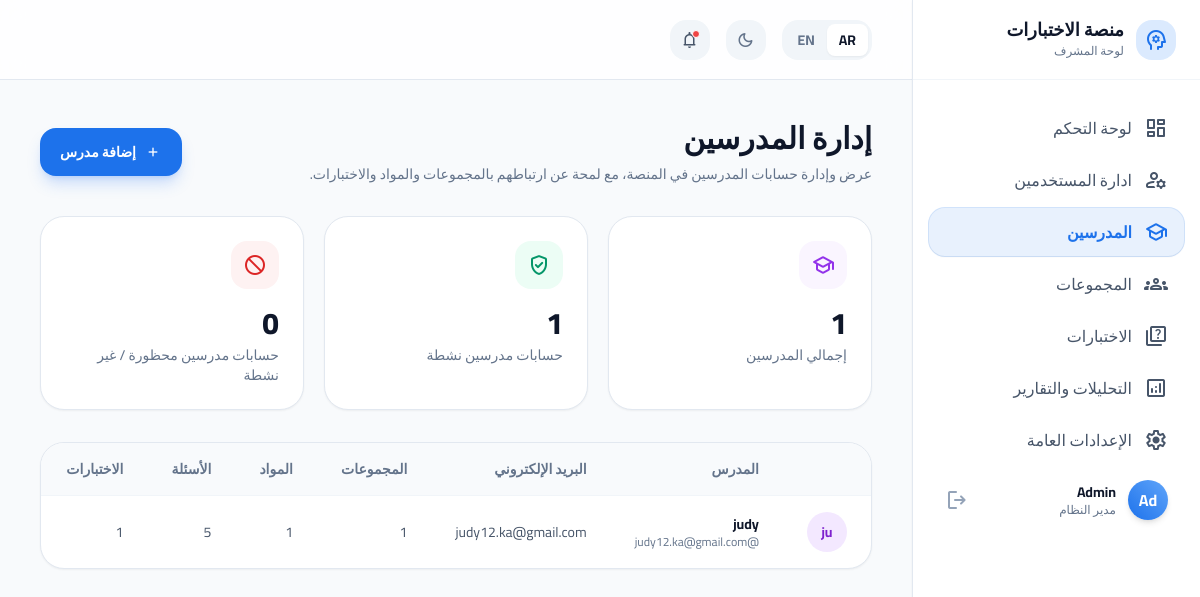
The app's page /admin-dashboard/teachers/ (signed in) with its own data.
### accounts/models.py (models this page shows, shortened)
class User(AbstractUser):
    class Role(models.TextChoices):
        STUDENT = 'student', _('Student')
        TEACHER = 'teacher', _('Teacher')
    role = models.CharField(
        max_length=10,
        choices=Role.choices,
        default=Role.STUDENT,
        verbose_name=_('Role')
    )
    full_name = models.CharField(_('Full Name'), max_length=255, blank=True)
    teacher_email_notifications = models.BooleanField(
        default=True,
        verbose_name=_('Teacher email notifications')
    )
    teacher_app_notifications = models.BooleanField(
        default=True,
        verbose_name=_('Teacher app notifications')
    )
    supervisor_email_notifications = models.BooleanField(
        default=True,
        verbose_name=_('Supervisor email notifications')
    )
    supervisor_app_notifications = models.BooleanField(
        default=True,
        verbose_name=_('Supervisor app notifications')
    )

### core/views.py (the view)
# urls.py: path("admin-dashboard/teachers/", views.admin_teachers, name="admin_teachers"),
@login_required
@user_passes_test(is_admin)
def admin_teachers(request):
    teachers = (
        User.objects.filter(role="teacher")
        .annotate(
            groups_count=Count("teaching_groups", distinct=True),
            subjects_count=Count("subjects", distinct=True),
            exams_count=Count("exams", distinct=True),
            questions_count=Count("questions", distinct=True),
        )
        .order_by("-date_joined")
    )
    total_teachers = teachers.count()
    active_teachers = teachers.filter(is_active=True).count()
    blocked_teachers = teachers.filter(is_active=False).count()
    context = {
        "teachers": teachers,
        "total_teachers": total_teachers,
        "active_teachers": active_teachers,
        "blocked_teachers": blocked_teachers,
    }
    return render(request, "core/admin_teachers.html", context)

### core/templates/core/admin_teachers.html (shortened to what this page needs)
{% load static %}
<!DOCTYPE html>
<html dir="rtl" lang="ar">
<head>
    <script src="https://cdn.tailwindcss.com?plugins=forms,container-queries"></script>
</head>
<body class="bg-surface-light dark:bg-background-dark text-slate-800 dark:text-slate-100 h-screen overflow-hidden flex transition-colors duration-300">
<aside class="w-72 bg-white dark:bg-surface-dark border-l border-slate-200 dark:border-slate-700 hidden lg:flex flex-col z-20 shadow-sm transition-colors duration-300" data-admin-sidebar>
    <div class="h-20 flex items-center gap-3 px-6 border-b border-slate-100 dark:border-slate-700/50">
        <div class="w-10 h-10 bg-blue-100 dark:bg-blue-900/30 rounded-xl flex items-center justify-center text-primary shrink-0">
            <span class="material-symbols-rounded">psychology</span>
        </div>
        <div class="flex flex-col">
            <span class="text-lg font-extrabold text-slate-900 dark:text-white leading-none">منصة الاختبارات</span>
            <span class="text-xs font-medium text-slate-500 dark:text-slate-400 mt-1">لوحة المشرف</span>
        </div>
    </div>
    <nav class="flex-1 overflow-y-auto py-6 px-4 space-y-1">
        <a class="flex items-center gap-3 px-4 py-3 text-slate-600 dark:text-slate-400 hover:bg-slate-50 dark:hover:bg-slate-700/50 hover:text-slate-900 dark:hover:text-slate-200 rounded-xl transition-colors font-medium group" href="{% url 'admin_dashboard' %}">
            <span class="material-symbols-rounded group-hover:text-primary transition-colors">dashboard</span>
            <span>لوحة التحكم</span>
        </a>
        <a class="flex items-center gap-3 px-4 py-3 text-slate-600 dark:text-slate-400 hover:bg-slate-50 dark:hover:bg-slate-700/50 hover:text-slate-900 dark:hover:text-slate-200 rounded-xl transition-colors font-medium group" href="{% url 'admin_users' %}">
            <span class="material-symbols-rounded group-hover:text-primary transition-colors">manage_accounts</span>
            <span>ادارة المستخدمين</span>
        </a>
        <a class="flex items-center gap-3 px-4 py-3 bg-primary/10 text-primary rounded-xl transition-all font-bold shadow-sm ring-1 ring-primary/20" href="{% url 'admin_teachers' %}">
            <span class="material-symbols-rounded">school</span>
            <span>المدرسين</span>
        </a>
        <a class="flex items-center gap-3 px-4 py-3 text-slate-600 dark:text-slate-400 hover:bg-slate-50 dark:hover:bg-slate-700/50 hover:text-slate-900 dark:hover:text-slate-200 rounded-xl transition-colors font-medium group" href="{% url 'admin_groups' %}">
            <span class="material-symbols-rounded group-hover:text-primary transition-colors">groups</span>
            <span>المجموعات</span>
        </a>
        <a class="flex items-center gap-3 px-4 py-3 text-slate-600 dark:text-slate-400 hover:bg-slate-50 dark:hover:bg-slate-700/50 hover:text-slate-900 dark:hover:text-slate-200 rounded-xl transition-colors font-medium group" href="{% url 'admin_exams' %}">
            <span class="material-symbols-rounded group-hover:text-primary transition-colors">quiz</span>
            <span>الاختبارات</span>
        </a>
        <a class="flex items-center gap-3 px-4 py-3 text-slate-600 dark:text-slate-400 hover:bg-slate-50 dark:hover:bg-slate-700/50 hover:text-slate-900 dark:hover:text-slate-200 rounded-xl transition-colors font-medium group" href="{% url 'admin_analytics' %}">
            <span class="material-symbols-rounded group-hover:text-primary transition-colors">analytics</span>
            <span>التحليلات والتقارير</span>
        </a>
        <a class="flex items-center gap-3 px-4 py-3 text-slate-600 dark:text-slate-400 hover:bg-slate-50 dark:hover:bg-slate-700/50 hover:text-slate-900 dark:hover:text-slate-200 rounded-xl transition-colors font-medium group" href="{% url 'admin_settings' %}">
            <span class="material-symbols-rounded group-hover:text-primary transition-colors">settings</span>
            <span>الإعدادات العامة</span>
        </a>
        <form method="post" action="{% url 'logout' %}" class="flex items-center gap-3 w-full mt-4">
            <button type="submit" class="flex items-center gap-3 w-full px-4 py-3 hover:bg-slate-50 dark:hover:bg-slate-700/50 rounded-xl transition-colors text-right group">
                <div class="w-10 h-10 rounded-full bg-gradient-to-tr from-primary to-blue-400 flex items-center justify-center text-white font-bold shadow-md shrink-0">
                    {{ request.user.full_name|default:"م.أ"|slice:":2" }}
                </div>
                <div class="flex-1 overflow-hidden">
                    <div class="text-sm font-bold text-slate-900 dark:text-slate-100 truncate">
                        {{ request.user.full_name|default:request.user.username }}
                    </div>
                    <div class="text-xs text-slate-500 dark:text-slate-400 truncate group-hover:text-primary transition-colors">
                        مدير النظام
                    </div>
                </div>
                <span class="material-symbols-rounded text-slate-400 group-hover:text-red-500 transition-colors">logout</span>
            </button>
        </form>
    </nav>
</aside>
<main class="flex-1 flex flex-col h-screen overflow-hidden relative">
    <header class="h-20 bg-white/80 dark:bg-background-dark/80 backdrop-blur-md border-b border-slate-200 dark:border-slate-700 flex items-center justify-between px-6 lg:px-10 z-10 sticky top-0 transition-colors duration-300">
        <div class="flex items-center gap-3 md:gap-4">
            <div class="flex items-center bg-slate-100 dark:bg-surface-dark rounded-xl p-1 h-10">
                <button class="px-3 h-full rounded-lg bg-white dark:bg-slate-700 text-slate-900 dark:text-white shadow-sm text-sm font-bold transition-all">AR</button>
                <button class="px-3 h-full rounded-lg text-slate-500 dark:text-slate-400 hover:text-primary text-sm font-bold transition-all">EN</button>
            </div>
            <button aria-label="Toggle theme" class="w-10 h-10 flex items-center justify-center rounded-xl bg-slate-100 dark:bg-surface-dark text-slate-500 dark:text-slate-400 hover:text-primary hover:bg-blue-50 dark:hover:bg-slate-700 transition-all duration-300 group" onclick="document.documentElement.classList.toggle('dark')">
                <span class="material-symbols-rounded text-xl group-hover:rotate-12 transition-transform block dark:hidden">dark_mode</span>
            </button>
            <button class="relative w-10 h-10 flex items-center justify-center rounded-xl bg-slate-100 dark:bg-surface-dark text-slate-600 dark:text-slate-300 hover:text-primary hover:bg-blue-50 dark:hover:bg-slate-700 transition-all duration-300">
                <span class="material-symbols-rounded text-xl">notifications</span>
                <span class="absolute top-2.5 right-2.5 w-2 h-2 bg-red-500 rounded-full border border-white dark:border-surface-dark"></span>
            </button>
        </div>
    </header>
    <div class="flex-1 overflow-y-auto p-6 lg:p-10 pb-20">
        <div class="max-w-7xl mx-auto space-y-8">
            <div class="flex flex-col md:flex-row md:items-center justify-between gap-4">
                <div>
                    <h1 class="text-2xl md:text-3xl font-extrabold text-slate-900 dark:text-white mb-2">إدارة المدرسين</h1>
                    <p class="text-slate-500 dark:text-slate-400 text-sm font-medium">
                        عرض وإدارة حسابات المدرسين في المنصة، مع لمحة عن ارتباطهم بالمجموعات والمواد والاختبارات.
                    </p>
                </div>
                <div class="flex gap-3">
                    <a href="{% url 'admin_teacher_create' %}" class="px-5 py-2.5 bg-primary hover:bg-blue-600 text-white rounded-xl font-bold text-sm shadow-lg shadow-blue-500/25 hover:shadow-blue-500/40 transition-all flex items-center gap-2">
                        <span class="material-symbols-rounded text-lg">add</span>
                        <span>إضافة مدرس</span>
                    </a>
                </div>
            </div>
            <div class="grid grid-cols-1 md:grid-cols-3 gap-5">
                <div class="bg-white dark:bg-surface-dark p-6 rounded-2xl border border-slate-200 dark:border-slate-700 shadow-sm hover:shadow-md transition-shadow group">
                    <div class="flex justify-between items-start mb-4">
                        <div class="w-12 h-12 bg-purple-50 dark:bg-purple-900/20 text-purple-600 rounded-xl flex items-center justify-center group-hover:scale-110 transition-transform">
                            <span class="material-symbols-rounded text-2xl">school</span>
                        </div>
                    </div>
                    <div class="text-3xl font-extrabold text-slate-900 dark:text-white mb-1">
                        {{ total_teachers }}
                    </div>
                    <div class="text-sm text-slate-500 dark:text-slate-400 font-medium">إجمالي المدرسين</div>
                </div>
                <div class="bg-white dark:bg-surface-dark p-6 rounded-2xl border border-slate-200 dark:border-slate-700 shadow-sm hover:shadow-md transition-shadow group">
                    <div class="flex justify-between items-start mb-4">
                        <div class="w-12 h-12 bg-emerald-50 dark:bg-emerald-900/20 text-emerald-600 rounded-xl flex items-center justify-center group-hover:scale-110 transition-transform">
                            <span class="material-symbols-rounded text-2xl">verified_user</span>
                        </div>
                    </div>
                    <div class="text-3xl font-extrabold text-slate-900 dark:text-white mb-1">
                        {{ active_teachers }}
                    </div>
                    <div class="text-sm text-slate-500 dark:text-slate-400 font-medium">حسابات مدرسين نشطة</div>
                </div>
                <div class="bg-white dark:bg-surface-dark p-6 rounded-2xl border border-slate-200 dark:border-slate-700 shadow-sm hover:shadow-md transition-shadow group">
                    <div class="flex justify-between items-start mb-4">
                        <div class="w-12 h-12 bg-red-50 dark:bg-red-900/20 text-red-600 rounded-xl flex items-center justify-center group-hover:scale-110 transition-transform">
                            <span class="material-symbols-rounded text-2xl">block</span>
                        </div>
                    </div>
                    <div class="text-3xl font-extrabold text-slate-900 dark:text-white mb-1">
                        {{ blocked_teachers }}
                    </div>
                    <div class="text-sm text-slate-500 dark:text-slate-400 font-medium">حسابات مدرسين محظورة / غير نشطة</div>
                </div>
            </div>
            <div class="bg-white dark:bg-surface-dark rounded-2xl border border-slate-200 dark:border-slate-700 shadow-sm flex flex-col overflow-hidden mt-6">
                <div class="overflow-x-auto">
                    <table class="w-full text-right text-sm">
                        <thead class="bg-slate-50 dark:bg-slate-800/50 text-slate-500 dark:text-slate-400 font-bold border-b border-slate-100 dark:border-slate-700/50">
                            <tr>
                                <th class="px-6 py-4 w-12"></th>
                                <th class="px-6 py-4">المدرس</th>
                                <th class="px-6 py-4">البريد الإلكتروني</th>
                                <th class="px-6 py-4">المجموعات</th>
                                <th class="px-6 py-4">المواد</th>
                                <th class="px-6 py-4">الأسئلة</th>
                                <th class="px-6 py-4">الاختبارات</th>
                            </tr>
                        </thead>
                        <tbody class="divide-y divide-slate-100 dark:divide-slate-700/50">
                            {% for teacher in teachers %}
                            <tr class="hover:bg-slate-50 dark:hover:bg-slate-800/30 transition-colors">
                                <td class="px-6 py-4">
                                    <div class="w-10 h-10 rounded-full bg-purple-100 dark:bg-purple-900/30 flex items-center justify-center text-purple-700 dark:text-purple-300 font-bold ring-2 ring-white dark:ring-surface-dark">
                                        {{ teacher.full_name|default:teacher.username|slice:":2" }}
                                    </div>
                                </td>
                                <td class="px-6 py-4">
                                    <div class="flex flex-col">
                                        <span class="font-bold text-slate-900 dark:text-white">
                                            {{ teacher.full_name|default:teacher.username }}
                                        </span>
                                        <span class="text-xs text-slate-500 dark:text-slate-400">
                                            @{{ teacher.username }}
                                        </span>
                                    </div>
                                </td>
                                <td class="px-6 py-4 text-slate-600 dark:text-slate-400">
                                    {{ teacher.email|default:"-" }}
                                </td>
                                <td class="px-6 py-4 text-slate-600 dark:text-slate-400">
                                    {{ teacher.groups_count }}
                                </td>
                                <td class="px-6 py-4 text-slate-600 dark:text-slate-400">
                                    {{ teacher.subjects_count }}
                                </td>
                                <td class="px-6 py-4 text-slate-600 dark:text-slate-400">
                                    {{ teacher.questions_count }}
                                </td>
                                <td class="px-6 py-4 text-slate-600 dark:text-slate-400">
                                    {{ teacher.exams_count }}
                                </td>
                            </tr>
                            {% empty %}
                            <tr>
                                <td colspan="7" class="px-6 py-6 text-center text-xs text-slate-400 dark:text-slate-500">
                                    لا يوجد مدرسون مسجلون حتى الآن. يمكنك إضافة مدرس جديد من الزر في الأعلى.
                                </td>
                            </tr>
                            {% endfor %}
                        </tbody>
                    </table>
                </div>
            </div>
        </div>
    </div>
</main>
</body>
</html>

### records on screen
User: user.full_name "Ad", user.full_name "Admin"
User: full_name "ju", full_name "judy", username "judy12.ka@gmail.com", email "judy12.ka@gmail.com", groups_count "1", subjects_count "1", questions_count "5", exams_count "1"

### other values on screen
{{ total_teachers }} "1"
{{ active_teachers }} "1"
{{ blocked_teachers }} "0"
